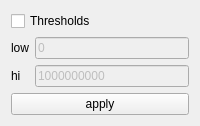
   <widget class="QWidget" name="tab2">
    <attribute name="title">
     <string>Thresholds</string>
    </attribute>
    <layout class="QGridLayout">
     <item row="1" column="1">
      <widget class="QLineEdit" name="loLim">
       <property name="enabled">
        <bool>false</bool>
       </property>
       <property name="text">
        <string>0</string>
       </property>
      </widget>
     </item>
     <item row="1" column="0">
      <widget class="QLabel" name="textLabel1_6">
       <property name="text">
        <string>low</string>
       </property>
       <property name="wordWrap">
        <bool>false</bool>
       </property>
      </widget>
     </item>
     <item row="2" column="0">
      <widget class="QLabel" name="textLabel1_6_2">
       <property name="text">
        <string>hi</string>
       </property>
       <property name="wordWrap">
        <bool>false</bool>
       </property>
      </widget>
     </item>
     <item row="2" column="1">
      <widget class="QLineEdit" name="hiLim">
       <property name="enabled">
        <bool>false</bool>
       </property>
       <property name="text">
        <string>1000000000</string>
       </property>
      </widget>
     </item>
     <item row="3" column="0" colspan="2">
      <widget class="QPushButton" name="applyDispThreshButton">
       <property name="text">
        <string>apply</string>
       </property>
      </widget>
     </item>
     <item row="0" column="0" colspan="2">
      <widget class="QCheckBox" name="useThresh">
       <property name="text">
        <string>Thresholds</string>
       </property>
      </widget>
     </item>
    </layout>
   </widget>
